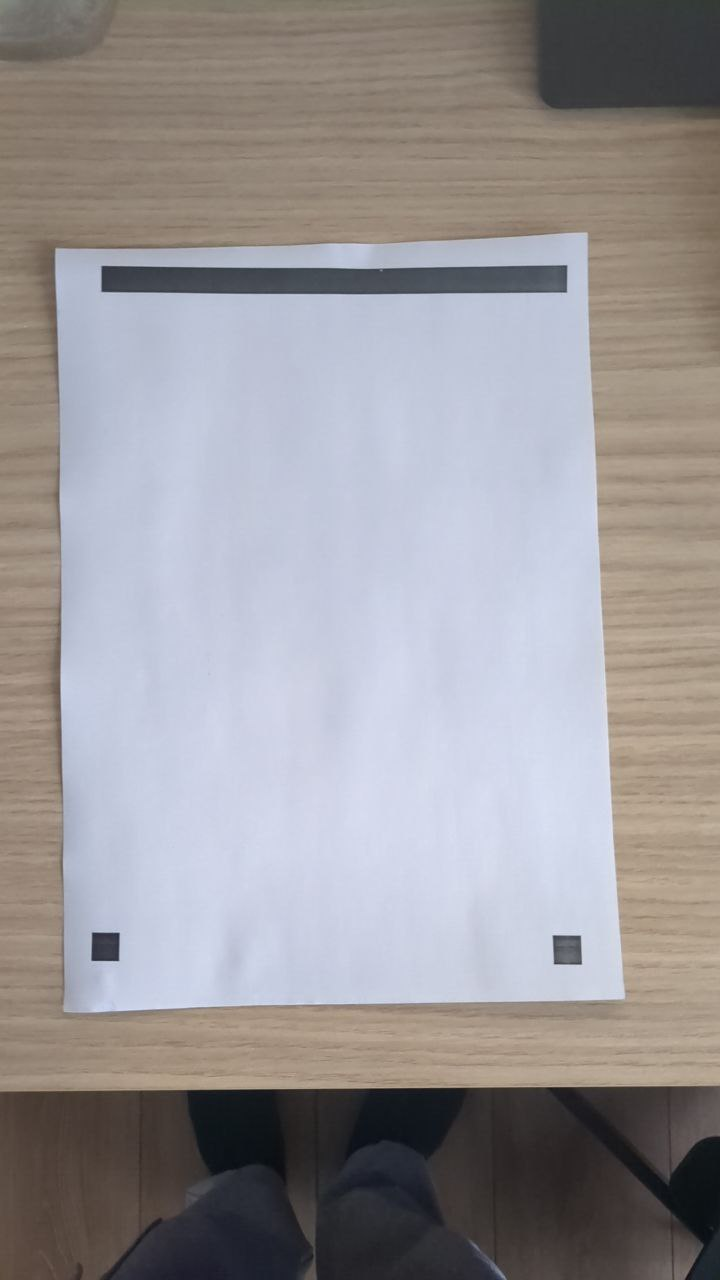
#> input picture page1.jpg, 720 x 1280 px
$ python resizer.py
#> lines starting #> are read from the running program, lines starting #| are printed output that depends on the picture; after the words box and inside, x2 and y2 are one past the last pixel; in counts of white or black regions, pixels touching at a corner belong together
import cv2
import numpy as np
from cv2.typing import MatLike, Range

# read image as grayscale
img = cv2.imread("page1.jpg")
#> img is the input picture: shape (1280, 720, 3); mean B, G, R 152.7, 150.2, 153.7
assert img is not None
gray = cv2.cvtColor(img, cv2.COLOR_BGR2GRAY)
cv2.imwrite("gray.jpg", gray)

# threshold
thresh = cv2.threshold(gray, 170, 255, cv2.THRESH_BINARY)[1]
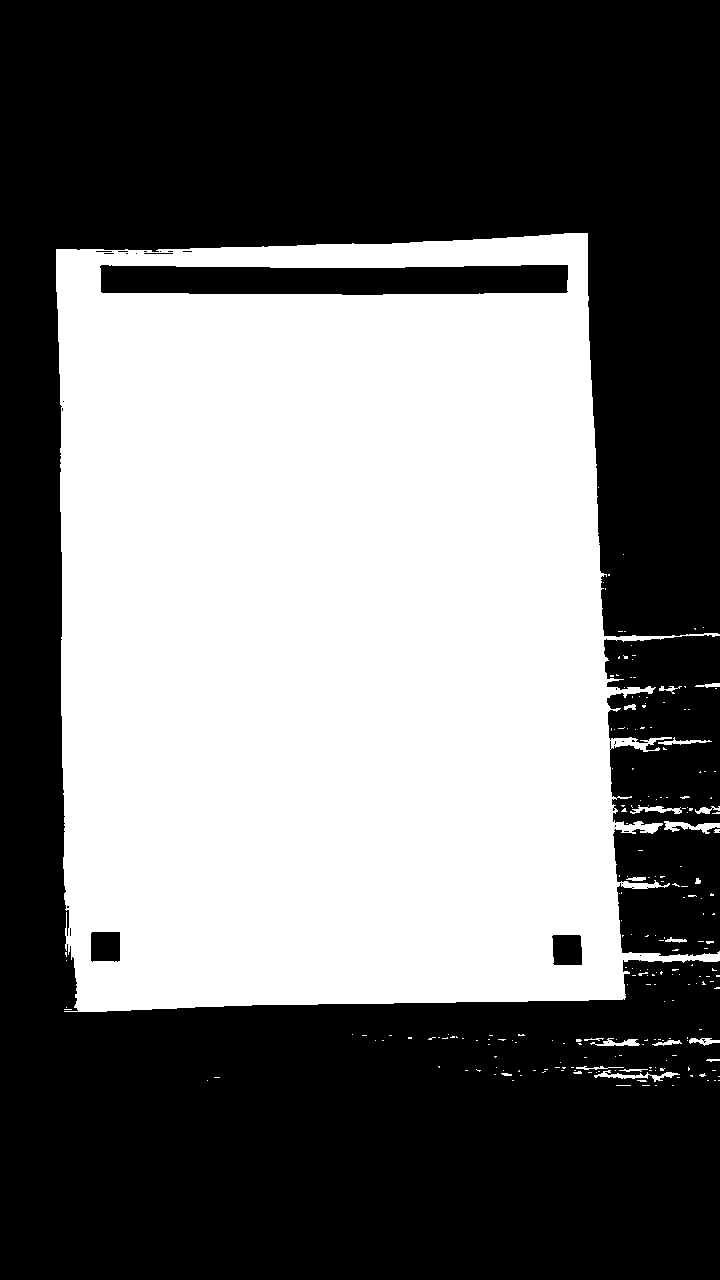
#> thresh: shape (1280, 720); 43.8% white; 226 white regions (204 under 20 px), largest, box (x1, y1, x2, y2) and area: (56, 233, 720, 1012) 400446, (664, 821, 720, 834) 350, (594, 1070, 680, 1082) 313
shape = thresh.shape
kernel = np.ones((7, 7), np.uint8)
morph = cv2.morphologyEx(thresh, cv2.MORPH_CLOSE, kernel)
#> morph: shape (1280, 720); 44.1% white; 76 white regions (62 under 20 px), largest, box (x1, y1, x2, y2) and area: (56, 233, 720, 1012) 404031, (555, 1062, 680, 1086) 1214, (576, 1038, 682, 1046) 574
kernel = np.ones((9, 9), np.uint8)
morph = cv2.morphologyEx(morph, cv2.MORPH_ERODE, kernel)
#> morph: shape (1280, 720); 41.6% white; 5 white regions, box (x1, y1, x2, y2) and area: (60, 237, 661, 1008) 382899, (598, 1071, 661, 1082) 250, (639, 742, 663, 747) 70, (627, 691, 644, 694) 34, (707, 827, 720, 829) 25
cv2.imshow("morph", morph)
cv2.waitKey()
black_l = np.full(shape, 0)
black_r = np.full(shape, 0)
black_u = np.full(shape, 0)
black_d = np.full(shape, 0)
ans = []
for x in range(shape[0]):
    for y in range(shape[1]):
        if morph[x][y] != 0:
            black_l[x][y] = 0
            black_u[x][y] = 0
            continue
        if x > 1:
            black_l[x][y] = black_l[x - 1][y] + 1
        if y > 1:
            black_u[x][y] = black_u[x][y - 1] + 1
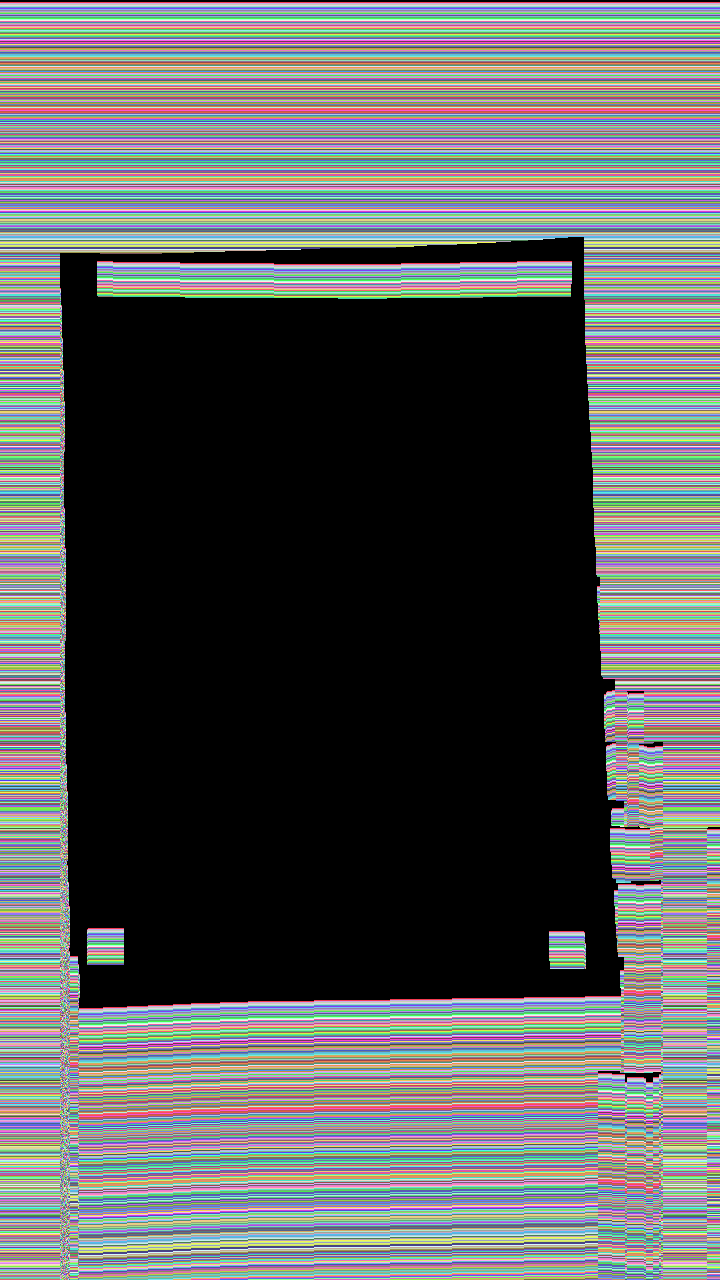
#> black_l: shape (1280, 720) int64; 1279 distinct labels, from 0 to 1278; one colour per label, 0 black

for x in reversed(range(shape[0])):
    for y in reversed(range(shape[1])):
        if morph[x][y] != 0:
            black_r[x][y] = 0
            black_d[x][y] = 0
            continue
        if x < shape[0] - 1:
            black_r[x][y] = black_r[x + 1][y] + 1
        if y < shape[1] - 1:
            black_d[x][y] = black_d[x][y + 1] + 1
        if (
            abs(black_l[x][y] - black_r[x][y]) < 5
            and abs(black_u[x][y] - black_d[x][y]) < 5
            and abs(black_u[x][y] - black_l[x][y]) < 5
        ):
            print(x, y)
            print(black_l[x][y], black_r[x][y])
            print(black_u[x][y], black_d[x][y])
            print("---")
            ans.append([y, x])
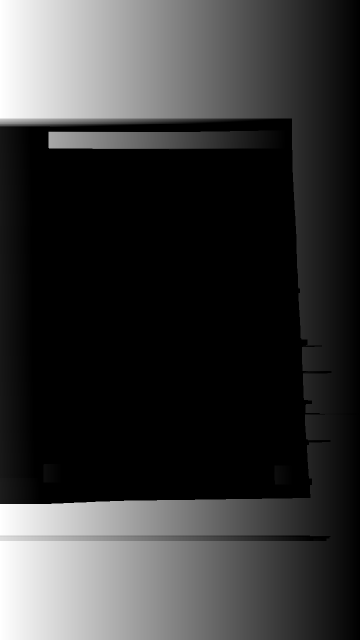
#> black_d: shape (1280, 720) int64 (shown at 1/2 size); min 0, max 719, mean 157.1; drawn with min black and max white
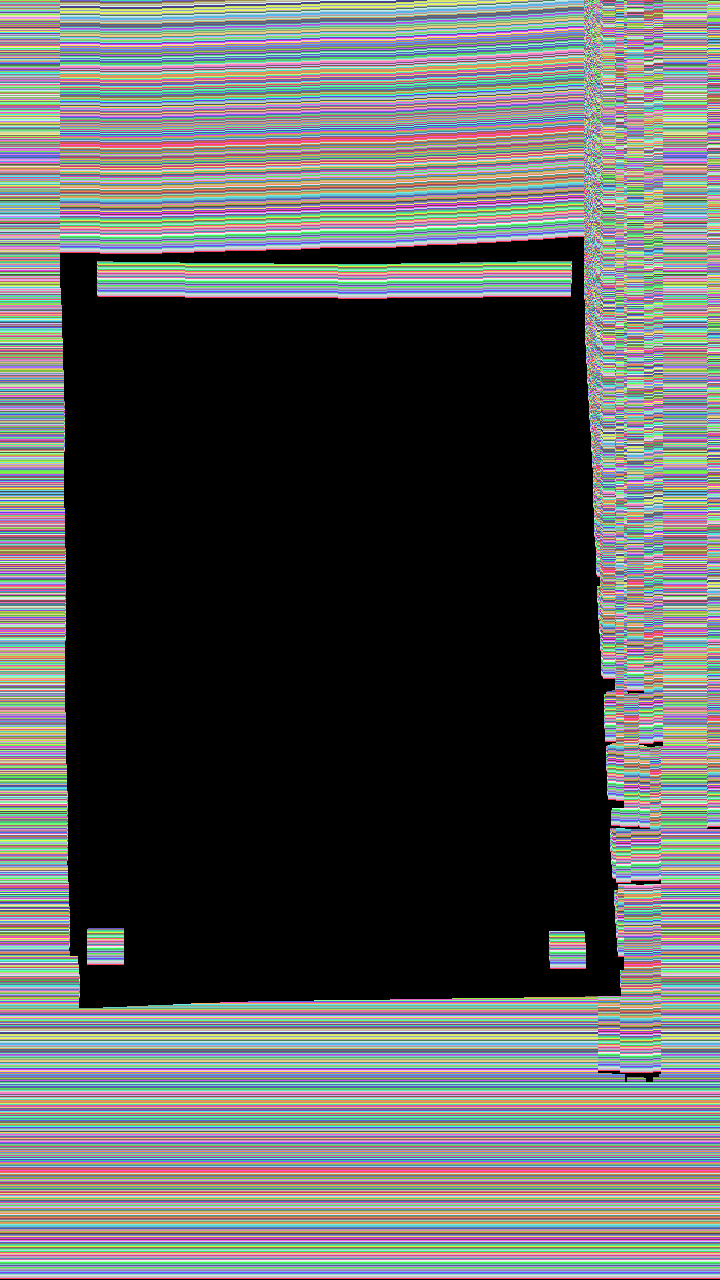
#> black_r: shape (1280, 720) int64; 1280 distinct labels, from 0 to 1279; one colour per label, 0 black
for p in ans:
    cv2.circle(morph, p, 5, [255, 0, 0], cv2.FILLED)
#> morph: shape (1280, 720); 41.6% white; 7 white regions, largest, box (x1, y1, x2, y2) and area: (60, 237, 661, 1008) 382899, (598, 1071, 661, 1082) 250, (98, 939, 113, 954) 185
cv2.imshow("dots", morph)
cv2.waitKey()
# apply morphology
cv2.waitKey()
exit()
#> (the program exits here)

$ run again, with page2.jpg copied over page1.jpg
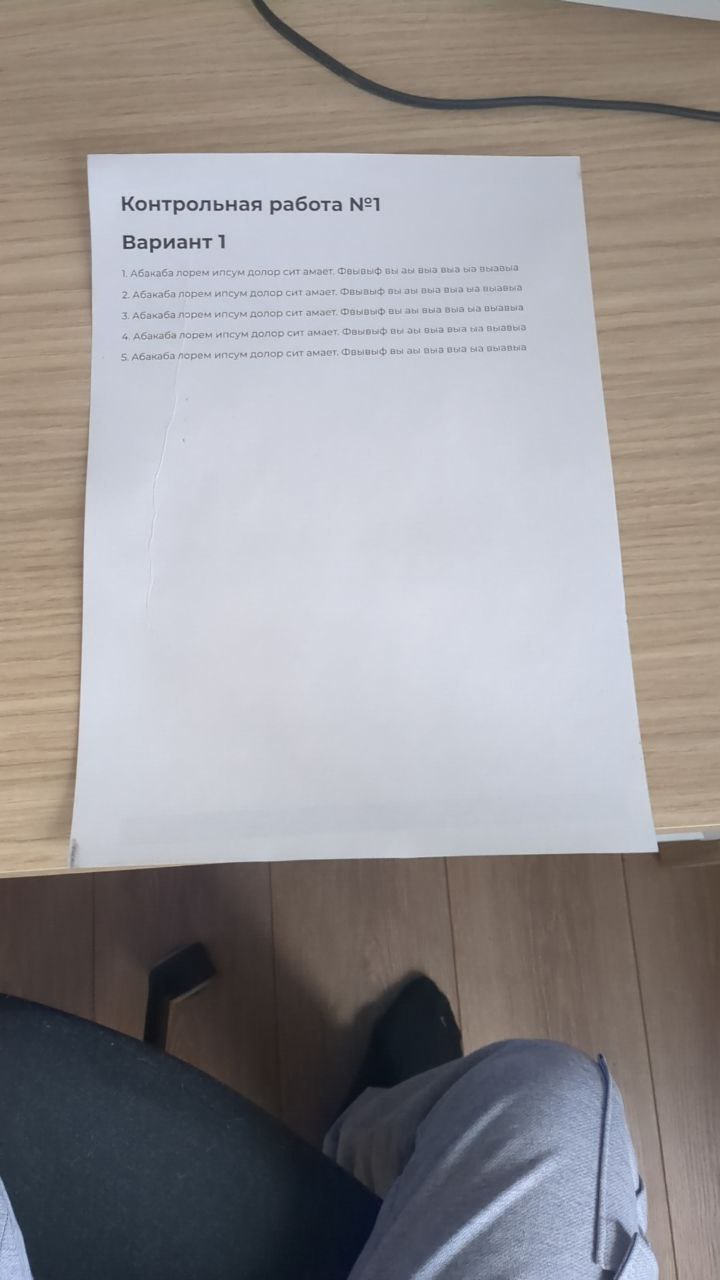
#> input picture page2.jpg, 720 x 1280 px
#> img is the input picture: shape (1280, 720, 3); mean B, G, R 147, 145.5, 148.9
#> thresh: shape (1280, 720); 41.9% white; 426 white regions (394 under 20 px), largest, box (x1, y1, x2, y2) and area: (0, 153, 720, 873) 369541, (436, 1150, 612, 1280) 5364, (601, 1122, 648, 1236) 2818
#> after the loop `for x in reversed(range(shape[0])):`:
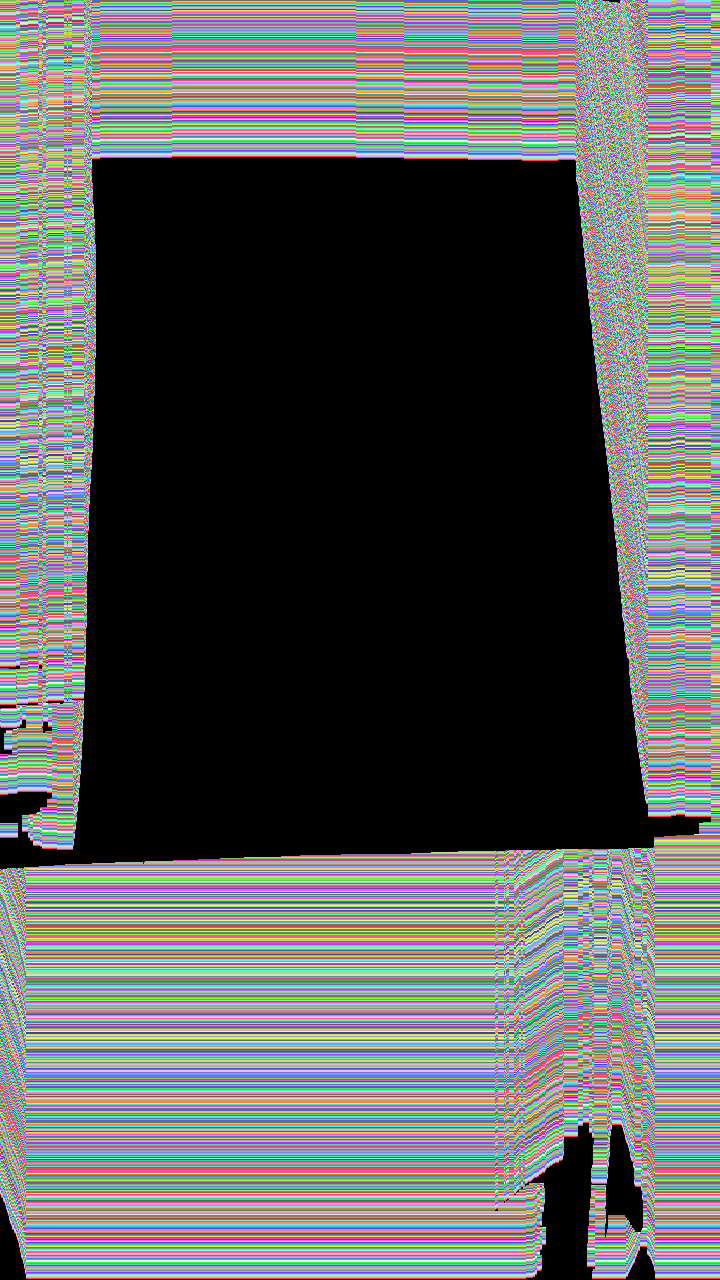
#> black_r: shape (1280, 720) int64; 1280 distinct labels, from 0 to 1279; one colour per label, 0 black
#> after the loop `for p in ans:`:
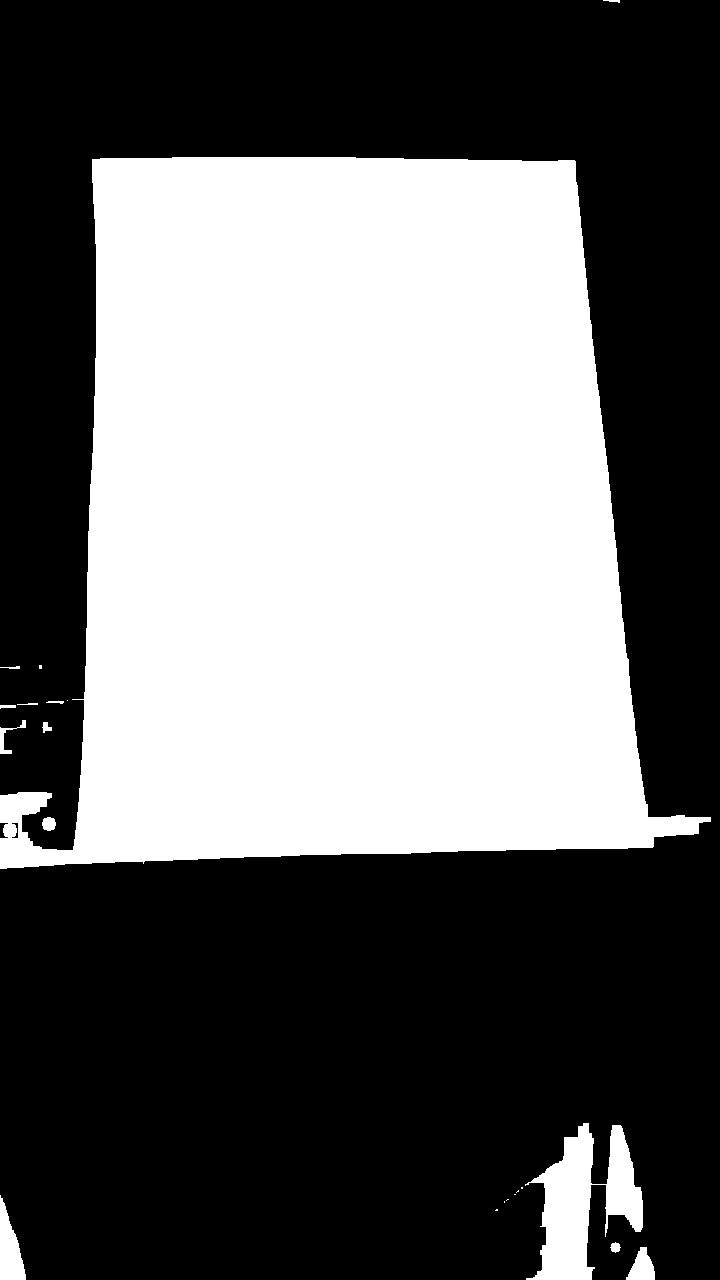
#> morph: shape (1280, 720); 41.2% white; 21 white regions (8 under 20 px), largest, box (x1, y1, x2, y2) and area: (0, 157, 711, 869) 368338, (525, 1123, 643, 1280) 8998, (0, 1195, 26, 1280) 1295

$ run again, with page3.jpg copied over page1.jpg
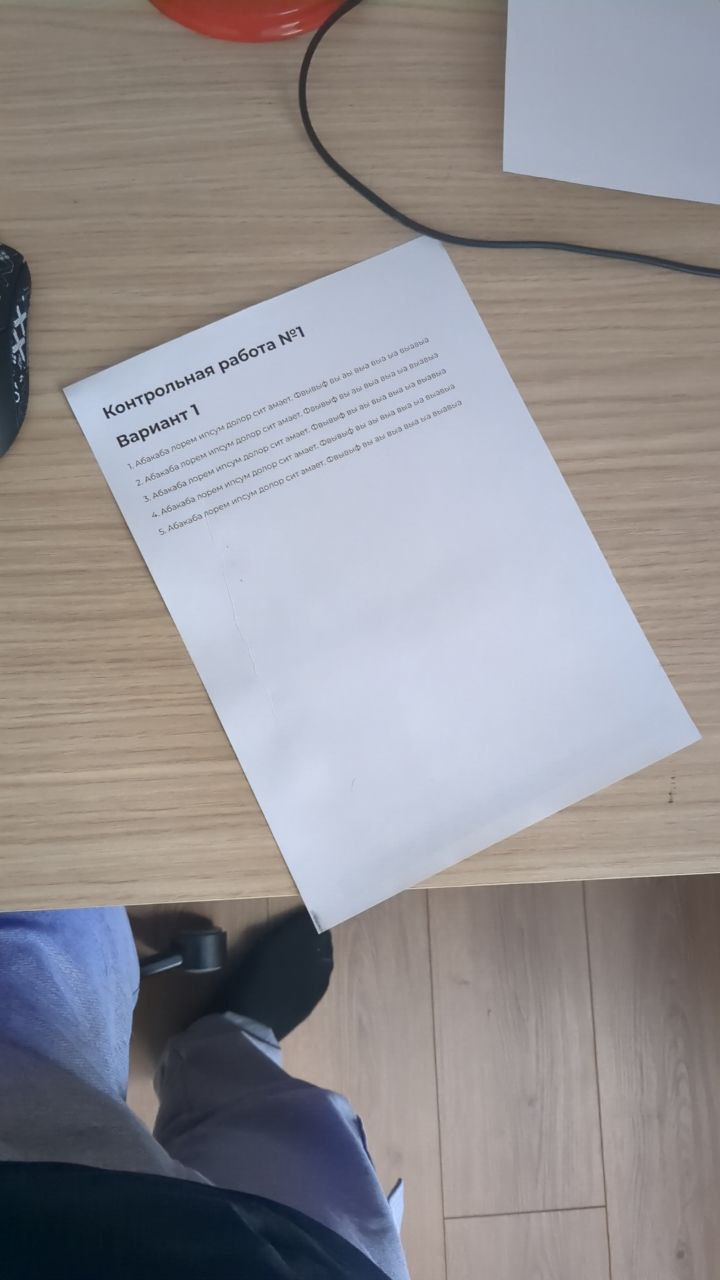
#> input picture page3.jpg, 720 x 1280 px
#> img is the input picture: shape (1280, 720, 3); mean B, G, R 146.7, 143.3, 146.5
#> thresh: shape (1280, 720); 27.7% white; 394 white regions (366 under 20 px), largest, box (x1, y1, x2, y2) and area: (64, 238, 720, 933) 239616, (503, 27, 675, 197) 9458, (134, 880, 282, 895) 1081
#> after the loop `for x in range(shape[0]):`:
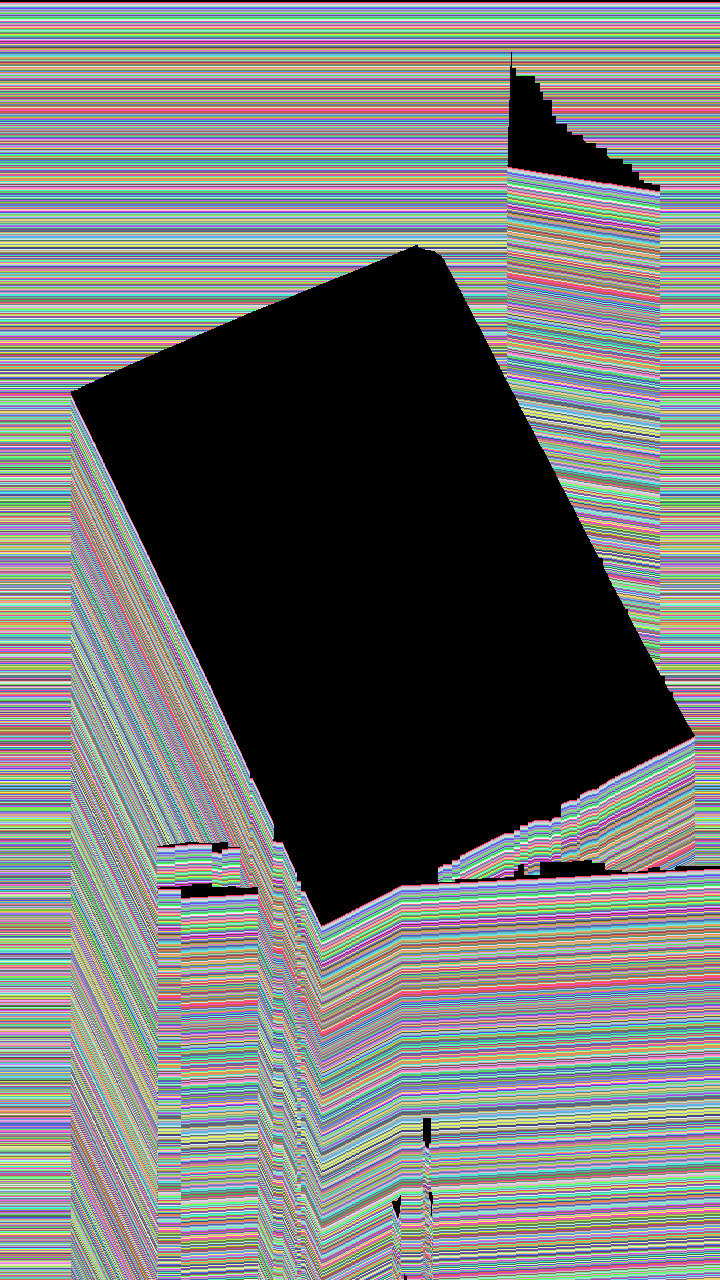
#> black_l: shape (1280, 720) int64; 1279 distinct labels, from 0 to 1278; one colour per label, 0 black
#> after the loop `for x in reversed(range(shape[0])):`:
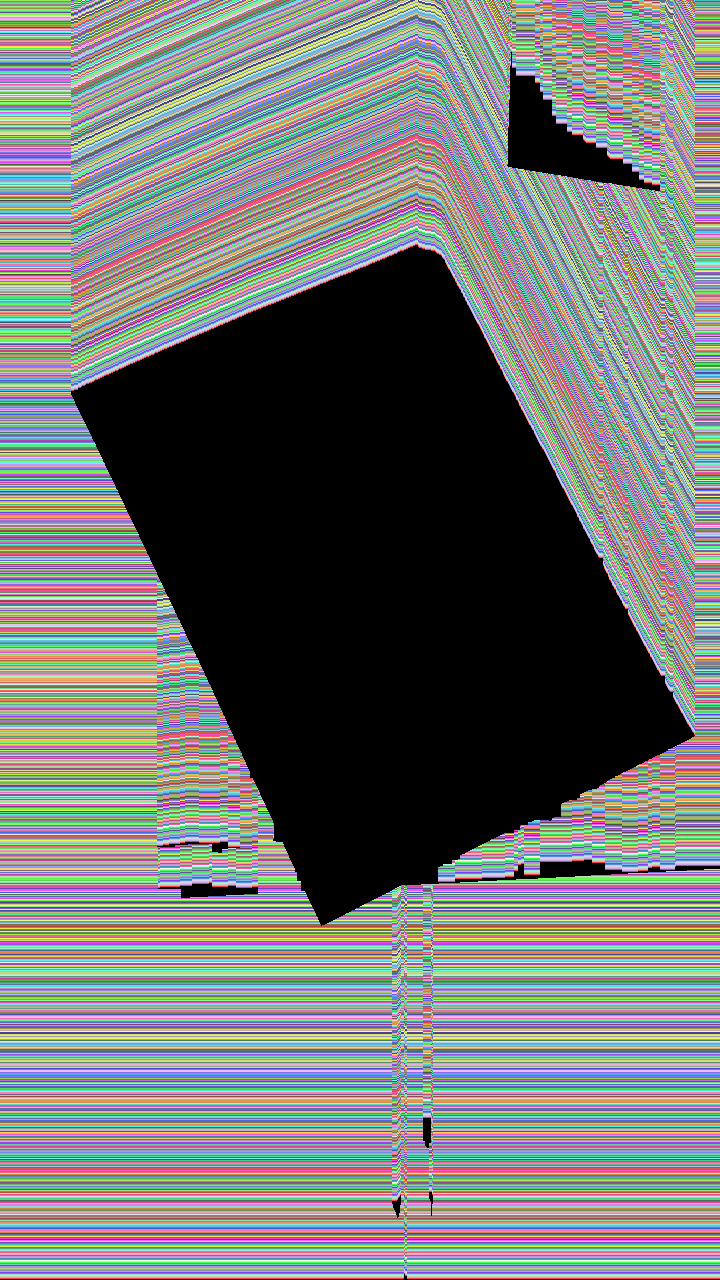
#> black_r: shape (1280, 720) int64; 1280 distinct labels, from 0 to 1279; one colour per label, 0 black
